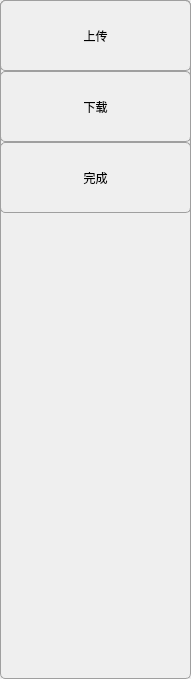
              <widget class="QWidget" name="widget_6" native="true">
               <property name="minimumSize">
                <size>
                 <width>191</width>
                 <height>650</height>
                </size>
               </property>
               <property name="maximumSize">
                <size>
                 <width>191</width>
                 <height>16777215</height>
                </size>
               </property>
               <property name="styleSheet">
                <string notr="true">border: 1px solid #9f9f9f; border-radius: 5px;</string>
               </property>
               <layout class="QVBoxLayout" name="verticalLayout_7">
                <property name="spacing">
                 <number>0</number>
                </property>
                <property name="leftMargin">
                 <number>0</number>
                </property>
                <property name="topMargin">
                 <number>0</number>
                </property>
                <property name="rightMargin">
                 <number>0</number>
                </property>
                <property name="bottomMargin">
                 <number>0</number>
                </property>
                <item>
                 <widget class="QPushButton" name="pb_up_file">
                  <property name="minimumSize">
                   <size>
                    <width>191</width>
                    <height>71</height>
                   </size>
                  </property>
                  <property name="maximumSize">
                   <size>
                    <width>191</width>
                    <height>71</height>
                   </size>
                  </property>
                  <property name="text">
                   <string>上传</string>
                  </property>
                  <property name="autoDefault">
                   <bool>false</bool>
                  </property>
                  <property name="default">
                   <bool>false</bool>
                  </property>
                  <property name="flat">
                   <bool>false</bool>
                  </property>
                 </widget>
                </item>
                <item>
                 <widget class="QPushButton" name="pb_down_file">
                  <property name="minimumSize">
                   <size>
                    <width>191</width>
                    <height>71</height>
                   </size>
                  </property>
                  <property name="maximumSize">
                   <size>
                    <width>191</width>
                    <height>71</height>
                   </size>
                  </property>
                  <property name="text">
                   <string>下载</string>
                  </property>
                  <property name="autoDefault">
                   <bool>false</bool>
                  </property>
                  <property name="default">
                   <bool>false</bool>
                  </property>
                  <property name="flat">
                   <bool>false</bool>
                  </property>
                 </widget>
                </item>
                <item>
                 <widget class="QPushButton" name="pb_finish_file">
                  <property name="minimumSize">
                   <size>
                    <width>191</width>
                    <height>71</height>
                   </size>
                  </property>
                  <property name="maximumSize">
                   <size>
                    <width>191</width>
                    <height>71</height>
                   </size>
                  </property>
                  <property name="text">
                   <string>完成</string>
                  </property>
                  <property name="autoDefault">
                   <bool>false</bool>
                  </property>
                  <property name="default">
                   <bool>false</bool>
                  </property>
                  <property name="flat">
                   <bool>false</bool>
                  </property>
                 </widget>
                </item>
                <item>
                 <spacer name="verticalSpacer_2">
                  <property name="orientation">
                   <enum>Qt::Vertical</enum>
                  </property>
                  <property name="sizeHint" stdset="0">
                   <size>
                    <width>20</width>
                    <height>466</height>
                   </size>
                  </property>
                 </spacer>
                </item>
               </layout>
              </widget>
